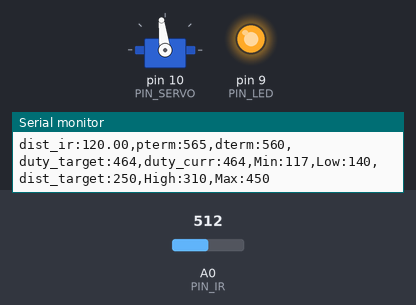
Bench run of a sketch on a simulated Arduino Uno, built with avr-gcc and run on an emulated ATmega328P. On the bench: servo, output pins drawn as LEDs (lit = HIGH), the last lines printed to the serial monitor. The test bench sets the inputs (shaded band); at power-on: A0 (PIN_IR) = 512.

Above: at 1.2 s.
1.3 s: A0 (PIN_IR) set to 320
3.0 s: A0 (PIN_IR) set to 122
At 4.2 s:
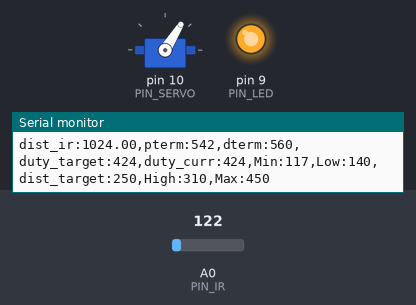
4.6 s: A0 (PIN_IR) set to 306
At 5.4 s:
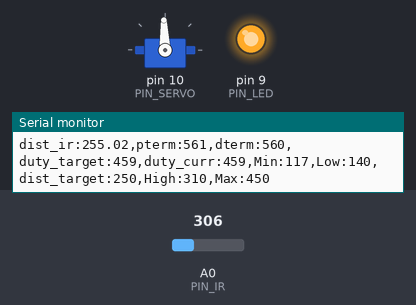
6.5 s: A0 (PIN_IR) set to 107
At 7.4 s:
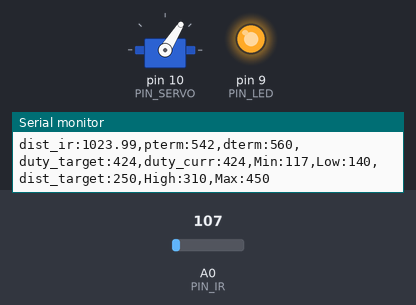
8.1 s: A0 (PIN_IR) set to 511
At 9.3 s:
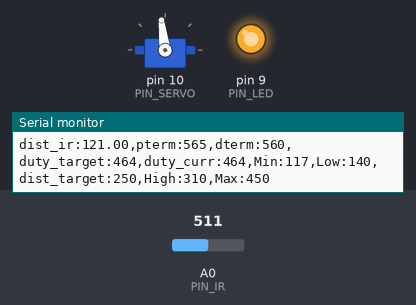
Timing chart, 0 to 10.7 s (numbered marks = the images above; inputs shaded):
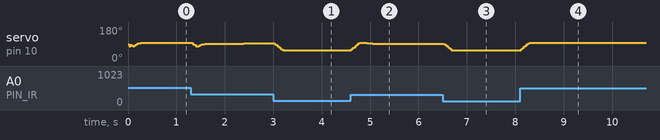

The sketch:

26P14_20213047_PD.ino
```cpp
#include <Servo.h>

// Configurable parameters

// Arduino pin assignment
#define PIN_LED 9  //LED in 9
#define PIN_SERVO 10 // SERVO in 10
#define PIN_IR A0  // Infrared sensor signal in A0

// Framework setting
#define _DIST_MIN 117
#define _DIST_TARGET 330  // Target distance = 25.5cm
#define _DIST_MAX 320

// Distance sensor
#define _DIST_ALPHA 0.35  // EMA filter

// global variables
const float coE[] = {0.0000204, -0.0136853, 4.0482617, -156.8686997};

// Servo range
#define _DUTY_MIN 1145  // SERVO DUTY's minimum
#define _DUTY_NEU 1455  // SERVO DUTY's neutral
#define _DUTY_MAX 1545  // SERVO DUTY's maximum

// Servo speed control
#define _SERVO_ANGLE 30  // SERVO ANGLE
#define _SERVO_SPEED 150  // SERVO SPEED

// Event periods
#define _INTERVAL_DIST 15
#define _INTERVAL_SERVO 20
#define _INTERVAL_SERIAL 100

// PID parameters
#define _Kp 0.5 // PID Propotional gain for P
#define _Ki 0.0  // PID Propotional gain for I
#define _Kd 269.0  // PID Propotional gain for D

// global variables
float dist_min, dist_max, dist_raw, dist_ema, alpha;

// Servo instance
Servo myservo;

// Distance sensor
float dist_target;  // location to send the ball

// Event periods
unsigned long last_sampling_time_dist, last_sampling_time_servo, last_sampling_time_serial;
bool event_dist, event_servo, event_serial;

// Servo speed control
int duty_chg_per_interval;
int duty_target, duty_curr;

// PID variables
float error_curr, error_prev, control, P_term, I_term, D_term;

// Filter
#define _INTERVAL_DIST 30  // DELAY_MICROS * samples_num^2 의 값이 최종 거리측정 인터벌임. 넉넉하게 30ms 잡음.
#define DELAY_MICROS  1500 // 필터에 넣을 샘플값을 측정하는 딜레이(고정값!)
float filtered_dist;       // 최종 측정된 거리값을 넣을 변수. loop()안에 filtered_dist = filtered_ir_distance(); 형태로 사용하면 됨.
float samples_num = 3;     // 스파이크 제거를 위한 부분필터에 샘플을 몇개 측정할 것인지. 3개로 충분함! 가능하면 수정하지 말 것.

void setup() {
  // initialize GPIO pins for LED and attach servo
  pinMode(PIN_LED,OUTPUT);
  digitalWrite(PIN_LED, 1);
  myservo.attach(PIN_SERVO);
  last_sampling_time_dist = 0;
  last_sampling_time_servo = 0;
  last_sampling_time_serial = 0;

// initialize global variables
  dist_min = _DIST_MIN;
  dist_max = _DIST_MAX;
  dist_target = _DIST_TARGET;
  alpha = _DIST_ALPHA;

  duty_target = duty_curr = 1350;

// move servo to neutral position
  myservo.writeMicroseconds(_DUTY_NEU);

// initialize serial port
  Serial.begin(57600);

// convert angle speed into duty change per interval.
  duty_chg_per_interval = (_DUTY_MAX - _DUTY_MIN) * ((float)_SERVO_SPEED / _SERVO_ANGLE) * ((float)_INTERVAL_SERVO / 1000); //[3128]
}

void loop() {  // Event generator

  if (millis() >= last_sampling_time_dist + _INTERVAL_DIST) {
    last_sampling_time_dist += _INTERVAL_DIST;
    event_dist = true;
  }
  if (millis() >= last_sampling_time_servo + _INTERVAL_SERVO) {
    last_sampling_time_servo += _INTERVAL_SERVO;
    event_servo = true;
  }
  if (millis() >= last_sampling_time_serial + _INTERVAL_SERIAL) {
    last_sampling_time_serial += _INTERVAL_SERIAL;
    event_serial = true;
  }

// Event handlers
  if(event_dist) {

    event_dist = false;
  // get a distance reading from the distance sensor

    dist_raw = filtered_ir_distance();
  // PID control logic
    error_curr = dist_target - dist_raw;
    P_term = _Kp * error_curr;
    I_term += error_curr * 20;
    D_term = _Kd * (error_curr - error_prev) / 20;
    control = P_term + D_term;

    //update error_prev
    error_prev = error_curr;

  // duty_target = f(duty_neutral, control)
    duty_target = _DUTY_NEU + control;

  // keep duty_target value within the range of [_DUTY_MIN, _DUTY_MAX]
      if (duty_target < _DUTY_MIN) duty_target = _DUTY_MIN;
      if (duty_target > _DUTY_MAX) duty_target = _DUTY_MAX;

  }

  if(event_servo) {
    event_servo = false;
    // adjust duty_curr toward duty_target by duty_chg_per_interval
    if(duty_target > duty_curr) {
      duty_curr += duty_chg_per_interval;
      if(duty_curr > duty_target) duty_curr = duty_target;
    }
    else {
      duty_curr -= duty_chg_per_interval;
      if(duty_curr < duty_target) duty_curr = duty_target;
    }
    // update servo position
    myservo.writeMicroseconds(duty_curr);
  }

  if(event_serial) {
    event_serial = false;

    Serial.print("dist_ir:");
    Serial.print(dist_raw);
    Serial.print(",pterm:");
    Serial.print(map(P_term,-1000,1000,510,610));
    Serial.print(",dterm:");
    Serial.print(map(D_term,-1000,1000,510,610));
    Serial.print(",duty_target:");
    Serial.print(map(duty_target,1000,2000,410,510));
    Serial.print(",duty_curr:");
    Serial.print(map(duty_curr,1000,2000,410,510));
    Serial.println(",Min:117,Low:140,dist_target:250,High:310,Max:450");
  }
}

float ir_distance(void){ // return value unit: mm
  //distance check : Infrared sensor
  float val;
  float volt = float(analogRead(PIN_IR));
  val = ((6762.0/(volt-9.0))-4.0) * 10.0;
  return val;
}

float under_noise_filter(void){ // 아래로 떨어지는 형태의 스파이크를 제거해주는 필터
  int currReading;
  int largestReading = 0;
  for (int i = 0; i < samples_num; i++) {

    float x = ir_distance();
    currReading = coE[0] * pow(x, 3) + coE[1] * pow(x, 2) + coE[2] * x + coE[3];

    if (currReading > largestReading) { largestReading = currReading; }
    // Delay a short time before taking another reading
    delayMicroseconds(DELAY_MICROS);
  }
  return largestReading;
}

float filtered_ir_distance(void){ // 아래로 떨어지는 형태의 스파이크를 제거 후, 위로 치솟는 스파이크를 제거하고 EMA필터를 적용함.
  // under_noise_filter를 통과한 값을 upper_nosie_filter에 넣어 최종 값이 나옴.
  int currReading;
  int lowestReading = 1024;
  for (int i = 0; i < samples_num; i++) {
    currReading = under_noise_filter();
    if (currReading < lowestReading) { lowestReading = currReading; }
  }
  // ema 필터 추가
  dist_ema = _DIST_ALPHA*lowestReading + (1-_DIST_ALPHA)*dist_ema;
  return dist_ema;
}
```

Measured:
- after the input at 3.0 s, servo on pin 10 (PIN_SERVO): 93° → 58° at once
- after the input at 4.6 s, servo on pin 10 (PIN_SERVO): rises from 58° to 97° in 0.18 s, then falls to 92° in 0.27 s
- after the input at 6.5 s, servo on pin 10 (PIN_SERVO): 92° → 58° at once
- after the input at 8.1 s, servo on pin 10 (PIN_SERVO): 58° → 97° at once
